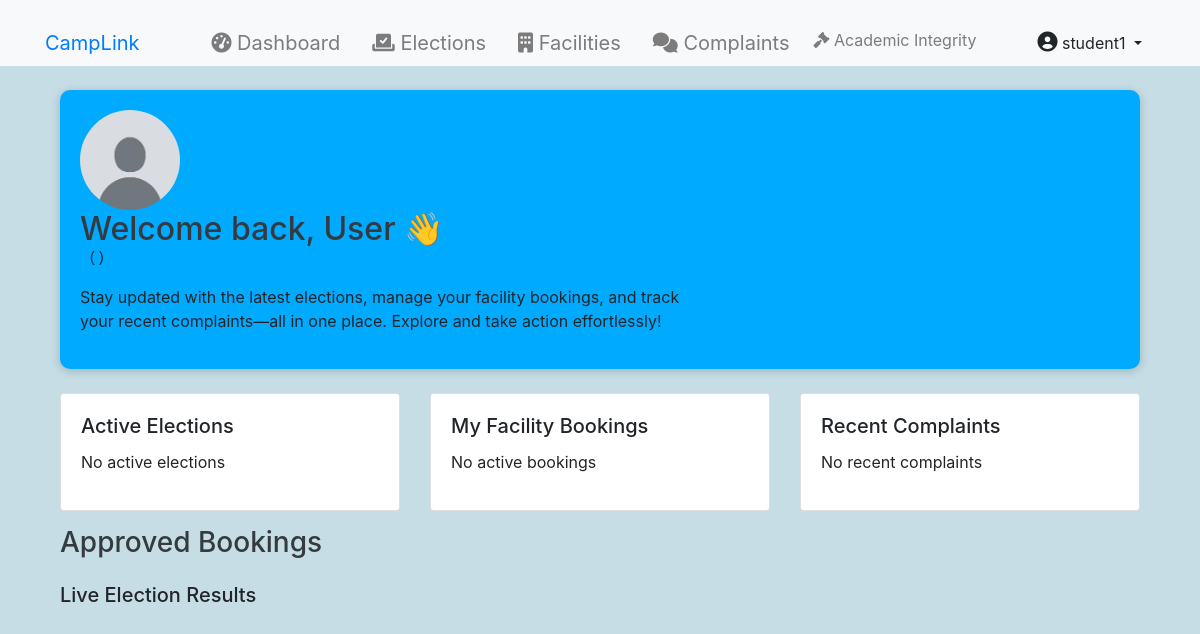
The page /accounts/dashboard/ (signed in) on the database its author committed.
### accounts/models.py (models this page shows, shortened)
class User(AbstractUser):
    ROLE_CHOICES = (
        ('student', 'Student'),
        ('faculty', 'Faculty'),
        ('admin', 'Admin'),
    )
    DEPARTMENT_CHOICES = (
        ('CSE', 'Computer Science'),
        ('ECE', 'Electronics'),
        ('ME', 'Mechanical'),
        ('CE', 'Civil'),
    )
    DIVISION_CHOICES = (
        ('A', 'Division A'),
        ('B', 'Division B'),
        ('C', 'Division C'),
    )
    CLASS_YEAR_CHOICES = (
        ('1', 'First Year'),
        ('2', 'Second Year'),
        ('3', 'Third Year'),
        ('4', 'Fourth Year'),
    )
    role = models.CharField(max_length=20, choices=ROLE_CHOICES)
    department = models.CharField(max_length=50, choices=DEPARTMENT_CHOICES)
    division = models.CharField(max_length=1, choices=DIVISION_CHOICES, blank=True, null=True)
    class_year = models.CharField(max_length=1, choices=CLASS_YEAR_CHOICES, blank=True, null=True)
    profile_picture = models.ImageField(upload_to='profile_pics/', blank=True, null=True)
    student_id = models.CharField(max_length=20, blank=True, null=True)
    phone = models.CharField(max_length=15)
    bio = models.TextField(max_length=500, blank=True)
    date_of_birth = models.DateField(null=True, blank=True)
    address = models.TextField(blank=True)
    linkedin_profile = models.URLField(max_length=200, blank=True)
    github_profile = models.URLField(max_length=200, blank=True)
    emergency_contact = models.CharField(max_length=15, blank=True)
    prn = models.CharField(max_length=20, unique=True, null=True, blank=True)
    groups = models.ManyToManyField(
        'auth.Group',
        related_name='custom_user_set',
        blank=True,
        help_text='The groups this user belongs to.',
        verbose_name='groups',
    )
    user_permissions = models.ManyToManyField(
        'auth.Permission',
        related_name='custom_user_set',
        blank=True,
        help_text='Specific permissions for this user.',
        verbose_name='user permissions',
    )
    health_requests = models.TextField(blank=True)  # Field to store health requests
    leave_requests = models.TextField(blank=True)    # Field to store leave requests
    def __str__(self):
        return f"{self.get_full_name()} ({self.get_role_display()})"
    def get_full_name(self):
        return f"{self.first_name} {self.last_name}".strip()

### accounts/views.py (the view)
# urls.py: path('dashboard/', views.dashboard, name='dashboard'),
@login_required
def dashboard(request):
    role_dashboard_mapping = {
        'admin': 'accounts:admin_dashboard',
        'faculty-sports': 'accounts:faculty_sports_dashboard',
        'faculty-lab': 'accounts:faculty_lab_dashboard',
        'faculty-transport': 'accounts:faculty_transport_dashboard',
        'faculty-hod': 'accounts:faculty_hod_dashboard',
        'faculty-teaching': 'accounts:faculty_teaching_dashboard',
    }
    if request.user.role in role_dashboard_mapping:
        return redirect(role_dashboard_mapping[request.user.role])
    context = {
        'user': request.user,
    }
    return render(request, 'accounts/dashboard.html', context)

### accounts/templates/accounts/dashboard.html (shortened to what this page needs)
{% extends 'base.html' %}
{% load static %}
{% block content %}
<div class="container mt-4">
    <div class="banner" style="background-color: #00aaff; padding: 20px; border-radius: 10px; position: relative;">
        {% if user.profile_picture %}
        <img src="{{ user.profile_picture.url }}" alt="Profile Picture" style="border-radius: 50%; width: 100px; height: 100px;">
    {% else %}
        <img src="{% static 'images/default.png' %}" alt="Default Profile Picture" style="border-radius: 50%; width: 100px; height: 100px;">
    {% endif %}
        <div class="text-left">
            <h2 style="display: inline;">Welcome back, {{ user.first_name|default:"User" }} {{ user.last_name|default:"" }} 👋</h2>
            <pre>{{ user }}</pre>
            <p>Stay updated with the latest elections, manage your facility bookings, and track your recent complaints—all in one place. Explore and take action effortlessly!</p>
        </div>
    </div>
    <div class="row mt-4">
        <div class="col-md-4">
            <div class="card">
                <div class="card-body">
                    <h5 class="card-title">Active Elections</h5>
                    {% if active_elections %}
                        <ul class="list-group">
                        {% for election in active_elections %}
                            <li class="list-group-item">
                                <a href="{% url 'elections:election_detail' election.id %}">
                                    {{ election.title }}
                                </a>
                            </li>
                        {% endfor %}
                        </ul>
                    {% else %}
                        <p>No active elections</p>
                    {% endif %}
                </div>
            </div>
        </div>
        <div class="col-md-4">
            <div class="card">
                <div class="card-body">
                    <h5 class="card-title">My Facility Bookings</h5>
                    {% if user_bookings %}
                        <ul class="list-group">
                        {% for booking in user_bookings %}
                            <li class="list-group-item">
                                {{ booking.facility.name }} - {{ booking.start_time|date }}
                                <span class="badge bg-{{ booking.status }}">{{ booking.status }}</span>
                            </li>
                        {% endfor %}
                        </ul>
                    {% else %}
                        <p>No active bookings</p>
                    {% endif %}
                </div>
            </div>
        </div>
        <div class="col-md-4">
            <div class="card">
                <div class="card-body">
                    <h5 class="card-title">Recent Complaints</h5>
                    {% if recent_complaints %}
                        <ul class="list-group">
                        {% for complaint in recent_complaints %}
                            <li class="list-group-item">
                                <a href="{% url 'complaints:detail' complaint.id %}">
                                    {{ complaint.title }}
                                </a>
                                <span class="badge bg-{{ complaint.status }}">{{ complaint.status }}</span>
                            </li>
                        {% endfor %}
                        </ul>
                    {% else %}
                        <p>No recent complaints</p>
                    {% endif %}
                </div>
            </div>
        </div>
    </div>
    <h3>Approved Bookings</h3>
    <h5 class="card-title">Live Election Results</h5>
</div>
{% endblock %}

### templates/base.html (shortened to what this page needs)
{% load static %}
<!DOCTYPE html>
<html lang="en">
<head>
    <link href="https://cdn.jsdelivr.net/npm/bootstrap@5.1.3/dist/css/bootstrap.min.css" rel="stylesheet">
    <link href="https://stackpath.bootstrapcdn.com/bootstrap/4.5.2/css/bootstrap.min.css" rel="stylesheet">
    <link rel="stylesheet" href="{% static 'css/styles.css' %}">
    <link rel="stylesheet" href="https://cdnjs.cloudflare.com/ajax/libs/font-awesome/6.0.0-beta3/css/all.min.css">
    <link rel="stylesheet" href="https://cdnjs.cloudflare.com/ajax/libs/sweetalert/1.1.3/sweetalert.min.css">
</head>
<body>
    <nav class="navbar navbar-expand-lg navbar-light bg-light py-0">
        <div class="container">
            <a class="navbar-brand text-primary" href="{% url 'accounts:dashboard' %}">CampLink</a>
            <div class="collapse navbar-collapse" id="navbarNav">
                {% if user.is_authenticated %}
                    <ul class="navbar-nav mx-auto">
                        <li class="nav-item mx-2">
                            <a class="nav-link fs-5" href="{% url 'accounts:dashboard' %}">
                                <i class="fas fa-tachometer-alt"></i> Dashboard
                            </a>
                        </li>
                        <li class="nav-item mx-2">
                            <a class="nav-link fs-5" href="{% url 'elections:election_list' %}">
                                <i class="fas fa-vote-yea"></i> Elections
                            </a>
                        </li>
                        <li class="nav-item mx-2">
                            <a class="nav-link fs-5" href="{% url 'facilities:facility_list' %}">
                                <i class="fas fa-building"></i> Facilities
                            </a>
                        </li>
                        <li class="nav-item mx-2">
                            <a class="nav-link fs-5" href="{% url 'complaints:list' %}">
                                <i class="fas fa-comments"></i> Complaints
                            </a>
                        </li>
                        <li class="nav-item">
                            <a class="nav-link" href="{% url 'academic_integrity:case_list' %}">
                                <i class="fas fa-gavel"></i> Academic Integrity
                            </a>
                        </li>
                    </ul>
                    <ul class="navbar-nav">
                        <li class="nav-item dropdown">
                            <a class="btn btn-light dropdown-toggle" href="#" id="navbarDropdown" role="button" data-bs-toggle="dropdown" aria-expanded="false">
                                <i class="fas fa-user-circle" style="font-size: 20px;"></i> {{ user.get_full_name|default:user.username }}
                            </a>
                        </li>
                    </ul>
                {% endif %}
            </div>
        </div>
    </nav>
    <div class="container mt-4">
        {% block content %}{% endblock %}
    </div>
</body>
</html>

### static/css/styles.css (style rules this page uses)
body { background-color: #c6dde5; }
.navbar { background: rgba(255, 255, 255, 0.695); backdrop-filter: blur(10px); color: #007bff; position: relative; z-index: 1000; }
h2, h3 { color: #343a40; }
.card { transition: transform 0.2s; }
.container { margin-top: 20px; }
.text-left { text-align: left; text-wrap: balance; }
.banner { border-radius: 8px; box-shadow: 0 2px 10px rgba(0, 0, 0, 0.2); }
.card-body { padding: 20px; }
.row { margin-bottom: 15px; }

### rows shown on the page
User: get_full_name "student1", first_name "User", first_name+last_name+role "()"
